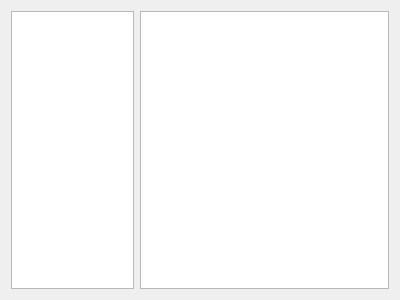
<?xml version="1.0" encoding="UTF-8"?>
<ui version="4.0">
 <class>UserInbox</class>
 <widget class="QDialog" name="UserInbox">
  <property name="geometry">
   <rect>
    <x>0</x>
    <y>0</y>
    <width>400</width>
    <height>300</height>
   </rect>
  </property>
  <property name="windowTitle">
   <string>Inbox</string>
  </property>
  <layout class="QGridLayout" name="gridLayout">
   <item row="0" column="0">
    <widget class="QListWidget" name="messageListWidget">
     <property name="maximumSize">
      <size>
       <width>130</width>
       <height>16777215</height>
      </size>
     </property>
    </widget>
   </item>
   <item row="0" column="1">
    <widget class="QTextEdit" name="textEdit"/>
   </item>
  </layout>
 </widget>
 <resources/>
 <connections/>
</ui>
